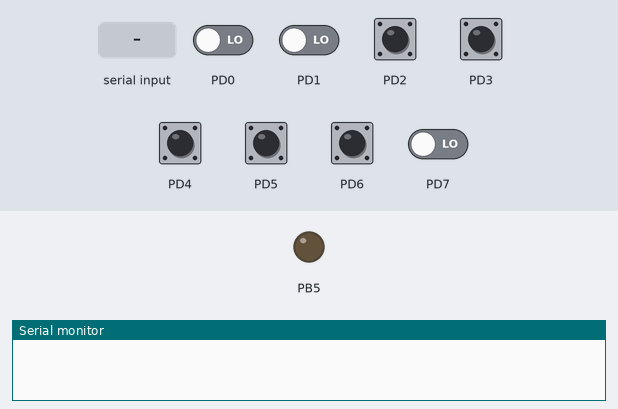
Recording of a program running on a simulated ATmega2560, built with avr-gcc and emulated at 16 MHz (the files do not name the chip). Parts: output pins drawn as LEDs (lit = HIGH), the last lines printed to the serial monitor. The inputs (shaded band) are chosen by the test bench; at power-on: PD2–6 HIGH, PD0, PD1, PD7 LOW.

Above: at 1.2 s.
1.3 s: "1" received over Serial
At 1.8 s:
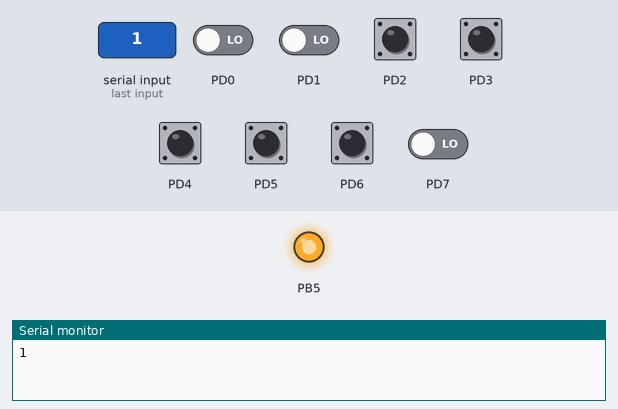
2.8 s: PD2 pulled LOW for 0.15 s
4.4 s: PD3 pulled LOW for 0.15 s
6.0 s: PD4 pulled LOW for 0.15 s
7.6 s: PD5 pulled LOW for 0.15 s
9.2 s: PD2 pulled LOW for 1 s
Timing chart, 0 to 12.2 s (numbered marks = the images above; inputs shaded):
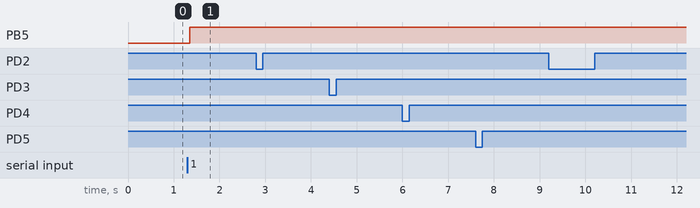

Measured:
- after the input at 1.3 s, PB5: LOW → HIGH after 0.05 s

The program:

main.c
```c
#include <avr/io.h>		// for the input/output registers
#include <avr/interrupt.h>
#include <util/delay.h>

// For the serial port

#define CPU_FREQ        16000000L       // Assume a CPU frequency of 16Mhz

void init_serial(int speed){
	cli();
	/* Set baud rate */
	UBRR0 = CPU_FREQ/(((unsigned long int)speed)<<4)-1;
	/* Enable transmitter & receiver */
	UCSR0B = (1<<TXEN0 | 1<<RXEN0);
	/* Set 8 bits character and 1 stop bit */
	UCSR0C = (1<<UCSZ01 | 1<<UCSZ00);
	/* Set off UART baud doubler */
	UCSR0A &= ~(1 << U2X0);
	sei();
}


void send_serial(unsigned char c){
	loop_until_bit_is_set(UCSR0A, UDRE0);
	UDR0 = c;
}


unsigned char get_serial(void) {
	loop_until_bit_is_set(UCSR0A, RXC0);
	return UDR0;
}

/*
void output_set(unsigned char value){
	if (value==0) PORTB &= 0xfe; else PORTB |= 0x01;
}
*/

// For I/O handling (examples for PIN 8 as output and PIN 2 as input)
void output_init(void){
	DDRB |= 0x20; // PIN 13 as output
}


void input_init(void){
	DDRD &= 0x83;  // PIN 2 to 6 as input :  10000011
	PORTD |= 0x7C; // Pull-up activated on PIN 0 to 6 :  01111100
}

int input_get(void){
	int value;
	value = (((PIND&0x04)!=0)?0:1)+(((PIND&0x08)!=0)?0:2)+(((PIND&0x10)!=0)?0:4)+(((PIND&0x20)!=0)?0:8)+(((PIND&0x40)!=0)?0:16);
	return value;
}


int main(void){
	init_serial(9600);
	output_init();
	input_init();
	int value;
	unsigned char msg;
	while(1){
		value = input_get();
		msg = 0x20 + value;
		if (value!=0) send_serial(msg);
		if (bit_is_set(UCSR0A, RXC0)){
			msg = get_serial();
			if(msg == 49){
				send_serial(msg);
				PORTB = 0x20;
			}
			else if(msg == 48){
				send_serial(msg);
				PORTB = 0x00;
			}
		}
		_delay_ms(50);
	}
	return 0;
}
```
